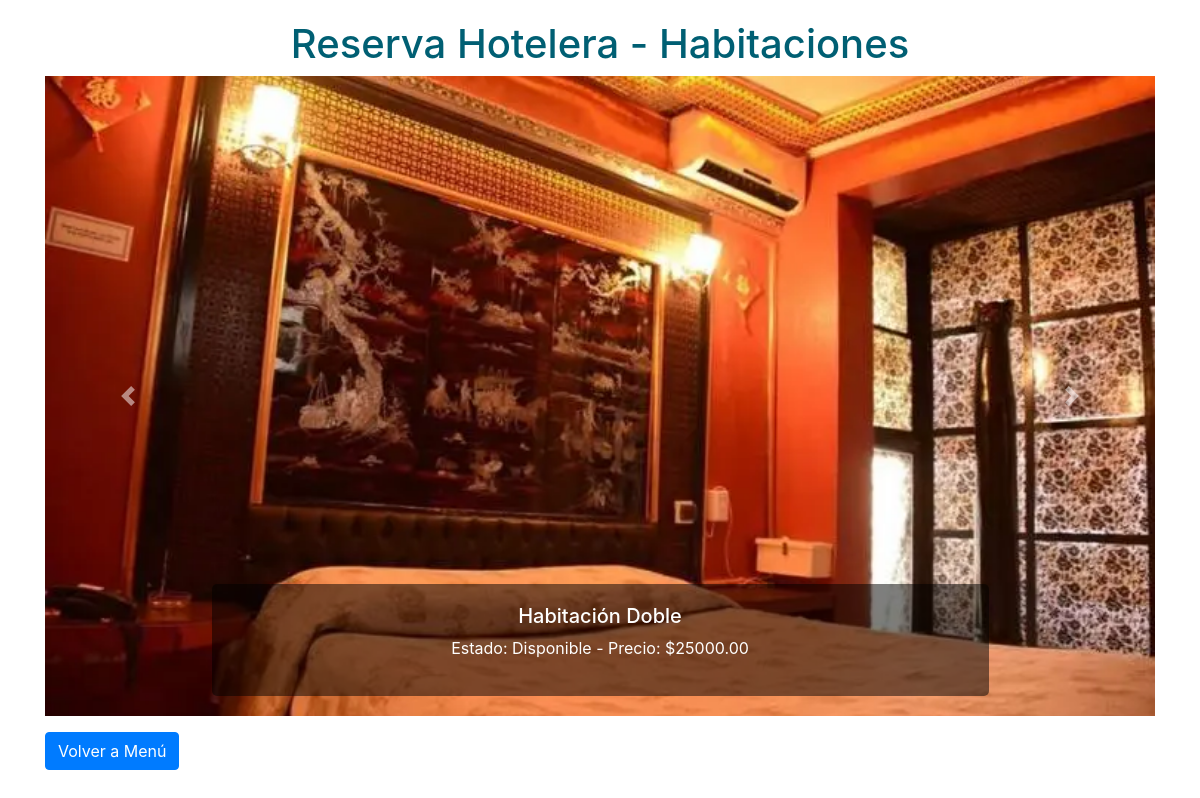
The app's page /ver_hab/ with its own data.
### hotelpacific/models.py (models this page shows, shortened)
class Habitacion(models.Model):
    TIPO_CHOICES = [
        ('Individual', 'Individual'),
        ('Doble', 'Doble'),
        ('Suite', 'Suite')
    ]
    ESTADO_CHOICES = [
        ('Disponible', 'Disponible'),
        ('Ocupada', 'Ocupada')
    ]
    tipo_habitacion = models.CharField(max_length=50, choices=TIPO_CHOICES)
    estado_habitacion = models.CharField(max_length=20, choices=ESTADO_CHOICES)
    precio_por_noche = models.DecimalField(max_digits=10, decimal_places=2)
    imagen = models.ImageField(upload_to='habitaciones/', null=True, blank=True)

### hotelpacific/views.py (the view)
# urls.py: path('ver_hab/', views.ver_hab, name='ver_hab'),
def ver_hab(request):
    habitaciones = Habitacion.objects.all()  # Obtener todas las habitaciones
    context = {
        'habitaciones': habitaciones,
    }
    return render(request, 'ver_hab.html', context)

### hotelpacific/templates/ver_hab.html (shortened to what this page needs)
<!DOCTYPE html>
<html lang="es">
<head>
    {% load static %}
    <link rel="stylesheet" href="{% static 'css/habshow.css' %}">
    <link rel="stylesheet" href="https://stackpath.bootstrapcdn.com/bootstrap/4.5.2/css/bootstrap.min.css">
</head>
<body>
    <div class="container">
        <h1>Reserva Hotelera - Habitaciones</h1>
        <div id="carouselExample" class="carousel slide" data-ride="carousel">
            <div class="carousel-inner">
                {% for habitacion in habitaciones %}
                <div class="carousel-item {% if forloop.first %}active{% endif %}">
                    <img src="{{ habitacion.imagen.url }}" class="d-block w-100" alt="Habitación {{ habitacion.id }}">
                    <div class="carousel-caption d-none d-md-block">
                        <h5>Habitación {{ habitacion.tipo_habitacion }}</h5>
                        <p>Estado: {{ habitacion.estado_habitacion }} - Precio: ${{ habitacion.precio_por_noche }}</p>
                    </div>
                </div>
                {% endfor %}
            </div>
            <a class="carousel-control-prev" href="#carouselExample" role="button" data-slide="prev">
                <span class="carousel-control-prev-icon" aria-hidden="true"></span>
            </a>
            <a class="carousel-control-next" href="#carouselExample" role="button" data-slide="next">
                <span class="carousel-control-next-icon" aria-hidden="true"></span>
            </a>
        </div>
        <a href="{% url 'menu_u' %}" class="btn btn-primary mt-3">Volver a Menú</a>
    </div>
</body>
</html>

### hotelpacific/static/css/habshow.css (style rules this page uses)
* { box-sizing: border-box; }
body { font-family: 'Arial', sans-serif; background-color: #f8f9fa; margin: 0; padding: 0; }
.container { max-width: 1200px; margin: 0 auto; padding: 20px; }
h1 { text-align: center; color: #005f73; margin-bottom: 30px; }
.carousel-item { height: 80vh; overflow: hidden; }
.carousel-item img { width: 100%; height: 100%; object-fit: cover; transition: transform 0.5s ease; }
.carousel-caption { background-color: rgba(0, 0, 0, 0.5); color: white; padding: 10px; border-radius: 5px; }
.btn { display: block; margin: 20px auto; padding: 10px 20px; background-color: #028090; color: white; border: none; border-radius: 5px; text-align: center; text-decoration: none; }

### records on screen
Habitacion: imagen (picture), tipo_habitacion "Doble", estado_habitacion "Disponible", precio_por_noche "25000.00"
